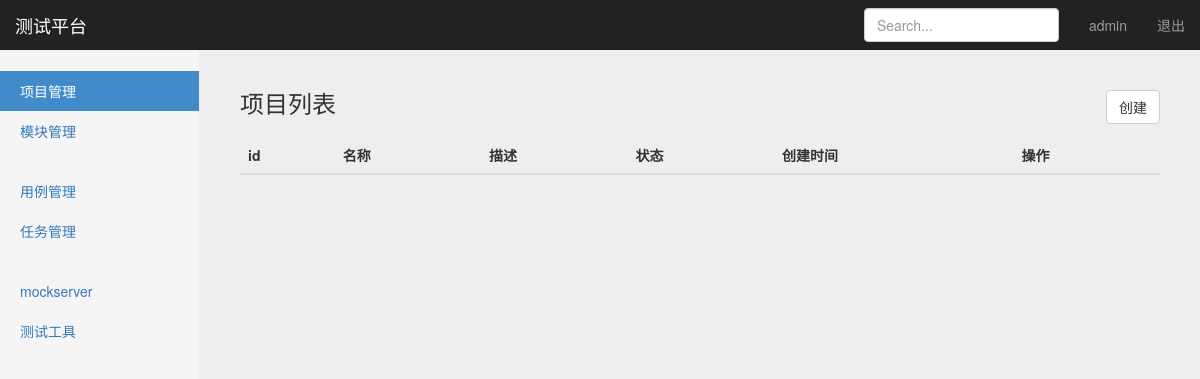
Before: /manage/project_manage/ (signed in) with the older database file.
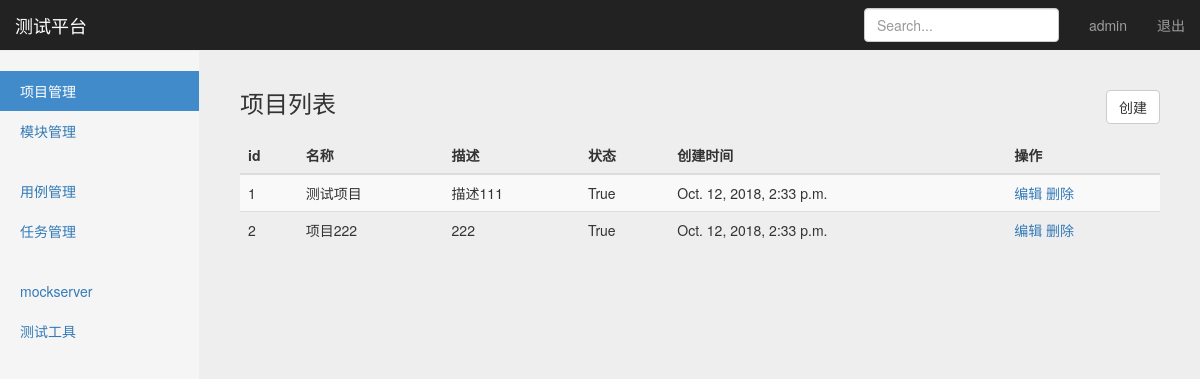
After: the same page with the newer database file.
### project_app/models.py (models this page shows, shortened)
class Project(models.Model):
    name = models.CharField("名称", max_length=100, blank=False, default="")
    describe = models.TextField("描述", default="")
    status = models.BooleanField("状态：", default=True)
    create_time = models.DateTimeField("创建时间", auto_now=True)

### project_app/views.py (the view)
# urls.py: path('project_manage/', views.project_manage),
@login_required
def project_manage(request):
    username = request.session.get('user1', '')
    project_all = Project.objects.all()
    return render(request, "project_manage.html", {
        "user": username,
        "projects": project_all,
        "type": "list"
    })

### templates/project_manage.html (shortened to what this page needs)
{% extends "base.html" %}
{% block content %}
    <nav class="navbar navbar-inverse navbar-fixed-top">
        <div class="container-fluid">
            <div class="navbar-header">
                <a class="navbar-brand" href="#">测试平台</a>
            </div>
            <div id="navbar" class="navbar-collapse collapse">
                <ul class="nav navbar-nav navbar-right">
                    <li><a href="#">{{ user }}</a></li>
                    <li><a href="/logout/">退出</a></li>
                </ul>
                <form class="navbar-form navbar-right">
                    <input type="text" class="form-control" placeholder="Search...">
                </form>
            </div>
        </div>
    </nav>
    <div class="container-fluid">
        <div class="row">
            <div class="col-sm-3 col-md-2 sidebar">
                <ul class="nav nav-sidebar">
                    <li class="active"><a href="#">项目管理</a></li>
                    <li><a href="#">模块管理</a></li>
                </ul>
                <ul class="nav nav-sidebar">
                    <li><a href="">用例管理</a></li>
                    <li><a href="">任务管理</a></li>
                </ul>
                <ul class="nav nav-sidebar">
                    <li><a href="">mockserver</a></li>
                    <li><a href="">测试工具</a></li>
                </ul>
            </div>
            {% if type == 'list'%}
            <div class="col-sm-9 col-sm-offset-3 col-md-10 col-md-offset-2 main">
                <h3 class="sub-header" >项目列表
                    <button type="button" class="btn btn-default"
                    style="float: right;"
                    onclick="window.location.href='/manage/add_project/'">创建</button>
                </h3>
                <div class="table-responsive">
                    <table class="table table-striped">
                        <thead>
                            <tr>
                                <th>id</th>
                                <th>名称</th>
                                <th>描述</th>
                                <th>状态</th>
                                <th>创建时间</th>
                                <th>操作</th>
                            </tr>
                        </thead>
                        <tbody>
                            {% for project in projects %}
                            <tr>
                                <td>{{ project.id }}</td>
                                <td>{{ project.name }}</td>
                                <td>{{ project.describe }}</td>
                                <td>{{ project.status }}</td>
                                <td>{{ project.create_time }}</td>
                                <td>
                                    <a href="/manage/edit_project/{{project.id}}/">编辑</a>
                                    <a href="/manage/edit_project/{{project.id}}/">删除</a>
                                </td>
                            </tr>
                            {% endfor %}
                        </tbody>
                    </table>
                </div>
            </div>
            {% endif %}
        </div>
    </div>
{% endblock %}

### templates/base.html (shortened to what this page needs)
<!DOCTYPE html>
<html lang="zh-CN">
<head>
    {% load static %}
    <link rel="stylesheet" type="text/css" href="{% static "css/bootstrap.min.css" %}">
    <link rel="stylesheet" type="text/css" href="{% static "css/signin.css" %}">
    <link rel="stylesheet" type="text/css" href="{% static "css/dashboard.css" %}">
</head>
<body>
{% block content %}
{% endblock %}
</body>
</html>

### static/css/signin.css (style rules this page uses)
body { padding-top: 40px; padding-bottom: 40px; background-color: #eee; }

### static/css/dashboard.css (style rules this page uses)
body { padding-top: 50px; }
.sub-header { padding-bottom: 10px; border-bottom: 1px solid #eee; }
.navbar-fixed-top { border: 0; }
.sidebar { display: none; }
@media (min-width: 768px) { .sidebar { position: fixed; top: 51px; bottom: 0; left: 0; z-index: 1000; display: block; padding: 20px; overflow-x: hidden; overflow-y: auto; background-color: #f5f5f5; border-right: 1px solid #eee; } }
.nav-sidebar { margin-right: -21px; margin-bottom: 20px; margin-left: -20px; }
.nav-sidebar > li > a { padding-right: 20px; padding-left: 20px; }
.nav-sidebar > .active > a, .nav-sidebar > .active > a:hover, .nav-sidebar > .active > a:focus { color: #fff; background-color: #428bca; }
.main { padding: 20px; }
@media (min-width: 768px) { .main { padding-right: 40px; padding-left: 40px; } }

Changed rows visible on the page:
added Project: id "1", name "测试项目", describe "描述111", status "True", create_time "Oct. 12, 2018, 2:33 p.m."
added Project: id "2", name "项目222", describe "222", status "True", create_time "Oct. 12, 2018, 2:33 p.m."
